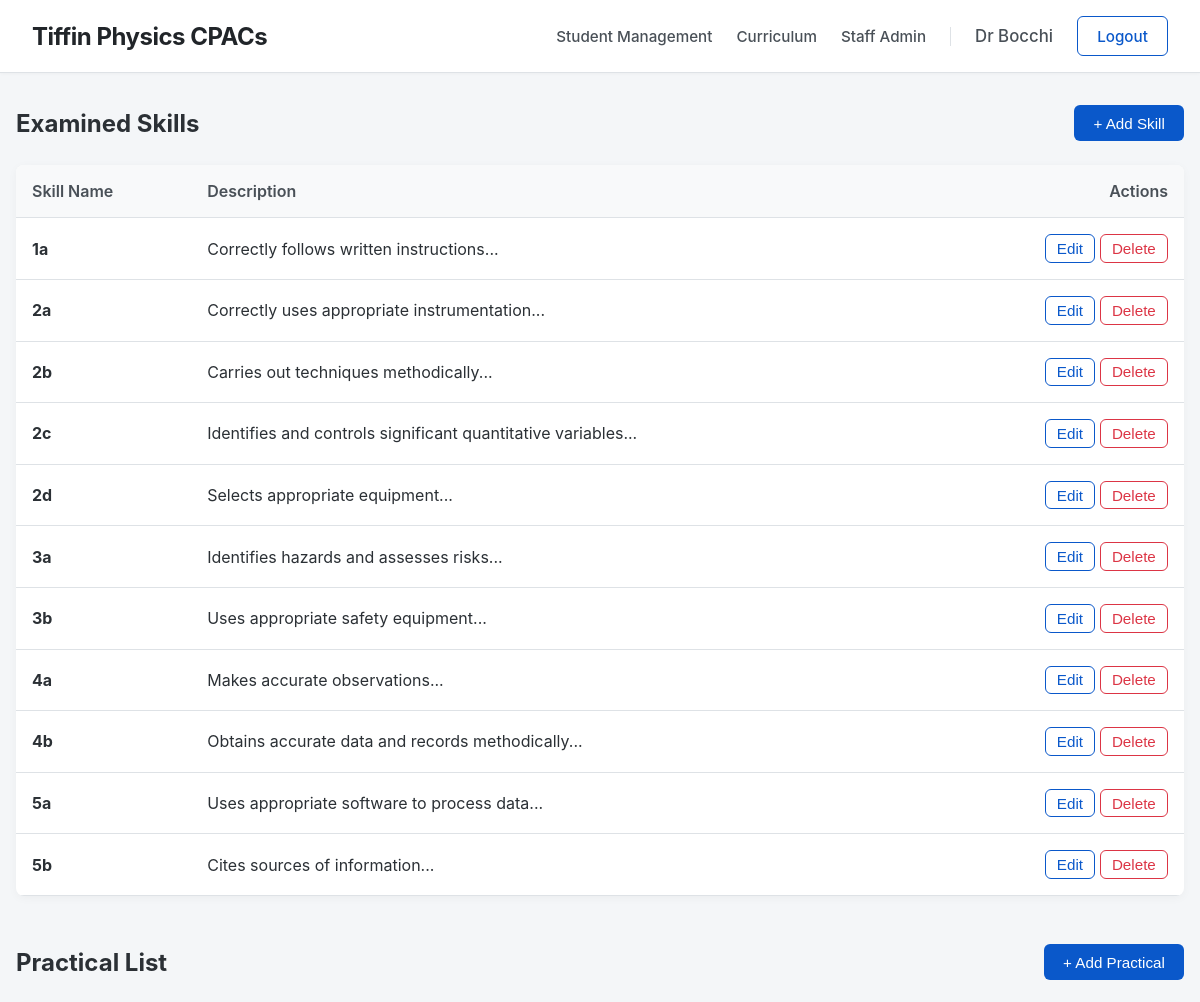
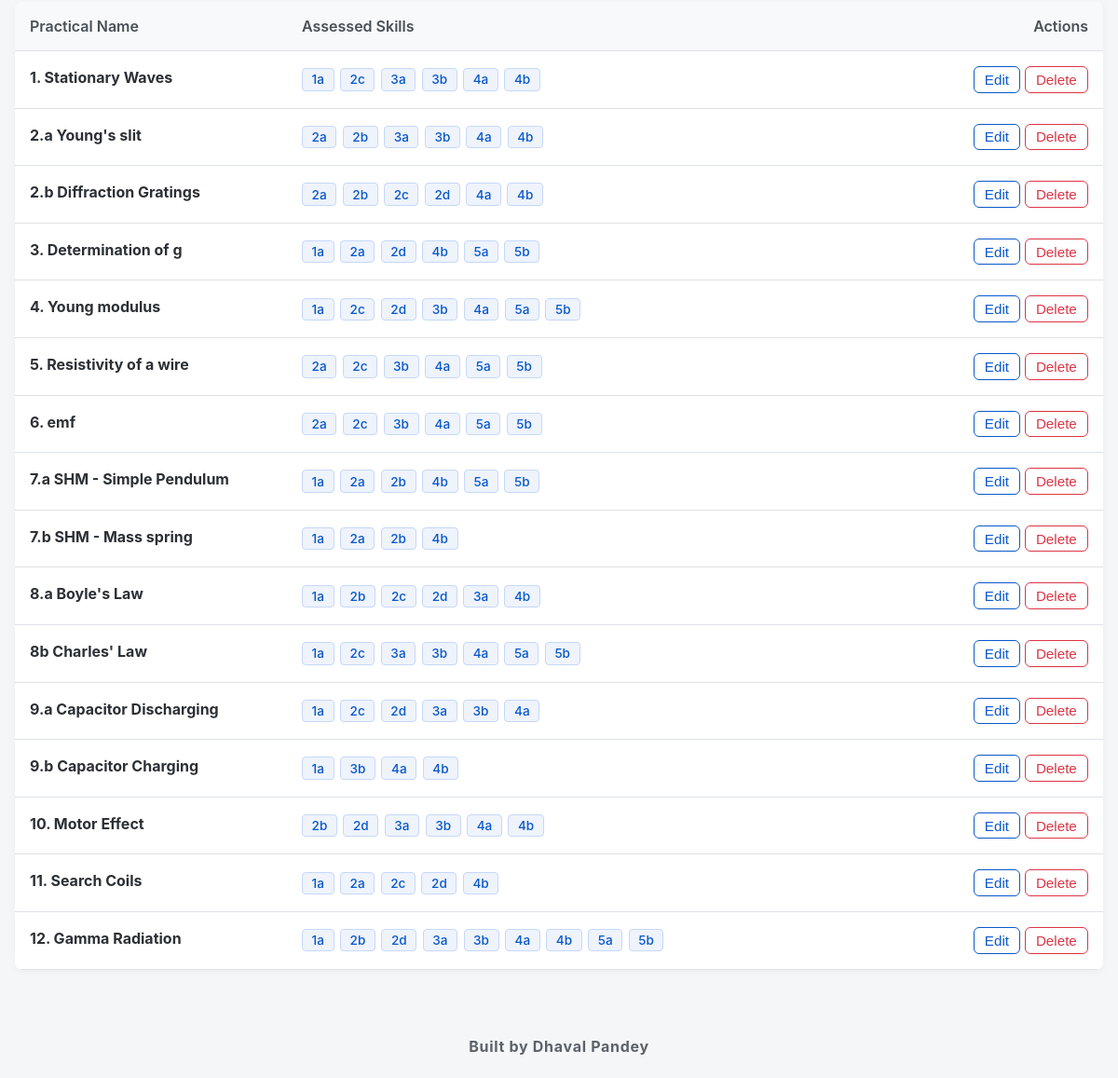
The app's page /curriculum (signed in) with its own data (2 pictures, top to bottom).
### app.py (models this page shows, shortened)
class Teacher(UserMixin, db.Model):
    id = db.Column(db.Integer, primary_key=True)
    email = db.Column(db.String(150), unique=True, nullable=False)
    password = db.Column(db.String(200), nullable=True)
    title = db.Column(db.String(10), nullable=False)
    first_name = db.Column(db.String(100), nullable=False)
    last_name = db.Column(db.String(100), nullable=False)
    @property
    def role(self): return 'teacher'

class Skill(db.Model):
    id = db.Column(db.Integer, primary_key=True)
    name = db.Column(db.String(10), unique=True, nullable=False)
    description = db.Column(db.String(500), nullable=False)

class Practical(db.Model):
    id = db.Column(db.Integer, primary_key=True)
    name = db.Column(db.String(150), nullable=False)
    description = db.Column(db.String(500), nullable=True)

### app.py (the view)
@app.route('/curriculum')
@teacher_required
def curriculum_management():
    skills = Skill.query.order_by(Skill.name).all()
    practicals = Practical.query.all()
    return render_template('curriculum_management.html', skills=skills, practicals=practicals)

### app.py (called while the page is built)
@login_manager.user_loader
def load_user(user_id):
    if user_id.startswith('teacher_'): return Teacher.query.get(int(user_id.split('_')[1]))
    elif user_id.startswith('student_'): return Student.query.get(int(user_id.split('_')[1]))
    return None

def teacher_required(f):
    @wraps(f)
    def decorated_function(*args, **kwargs):
        if not current_user.is_authenticated or current_user.role != 'teacher': abort(403)
        return f(*args, **kwargs)
    return decorated_function

### templates/curriculum_management.html (shortened to what this page needs)
{% extends 'base.html' %} {% block content %}
<div class="section-header">
    <h2 style="margin: 0">Examined Skills</h2>
    <button class="btn" onclick="document.getElementById('addSkillModal').style.display = 'flex'">+ Add Skill</button>
</div>
<table class="data-table">
    <tr>
        <th style="width: 15%">Skill Name</th>
        <th>Description</th>
        <th style="text-align: right; width: 20%">Actions</th>
    </tr>
    {% for sk in skills %}
    <tr>
        <td style="font-weight: bold;">{{ sk.name }}</td>
        <td>{{ sk.description }}</td>
        <td style="text-align: right">
            <button class="btn btn-outline" style="padding: 0.3rem 0.7rem" onclick="openEditSkill({{ sk.id }}, '{{ sk.name|replace("'", "\\'") }}', '{{ sk.description|replace("'", "\\'") }}')">Edit</button>
            <form method="POST" action="{{ url_for('delete_skill', id=sk.id) }}" style="display: inline" onsubmit="return confirm('WARNING: Deleting this skill will remove all associated student marks for this specific skill. Continue?');">
                <button type="submit" class="btn btn-danger" style="padding: 0.3rem 0.7rem">Delete</button>
            </form>
        </td>
    </tr>
    {% endfor %}
</table>
<div class="section-header">
    <h2 style="margin: 0">Practical List</h2>
    <button class="btn" onclick="document.getElementById('addPracticalModal').style.display = 'flex'">+ Add Practical</button>
</div>
<table class="data-table">
    <tr>
        <th style="width: 25%">Practical Name</th>
        <th>Assessed Skills</th>
        <th style="text-align: right; width: 20%">Actions</th>
    </tr>
    {% for p in practicals %}
    <tr>
        <td>
            <strong style="display: block; margin-bottom: 0.3rem;">{{ p.name }}</strong>
        </td>
        <td>
            <div style="display: flex; flex-wrap: wrap; gap: 0.4rem;">
                {% for s in p.skills %}
                <span style="background: #eef3fc; color: var(--primary); padding: 0.2rem 0.6rem; border-radius: 4px; font-size: 0.85rem; font-weight: 500; border: 1px solid #c6d8f9;">
                    {{ s.name }}
                </span>
                {% endfor %}
            </div>
        </td>
        <td style="text-align: right">
            <button class="btn btn-outline" style="padding: 0.3rem 0.7rem" onclick="openEditPractical({{ p.id }}, '{{ p.name|replace("'", "\\'") }}', '{{ p.description|default('', true)|replace("'", "\\'") }}', [{% for s in p.skills %}{{ s.id }}{% if not loop.last %},{% endif %}{% endfor %}])">Edit</button>
            <form method="POST" action="{{ url_for('delete_practical', id=p.id) }}" style="display: inline" onsubmit="return confirm('WARNING: Deleting this practical will remove all associated grading and attendance records permanently. Continue?');">
                <button type="submit" class="btn btn-danger" style="padding: 0.3rem 0.7rem">Delete</button>
            </form>
        </td>
    </tr>
    {% endfor %}
</table>
{% endblock %}

### templates/base.html (shortened to what this page needs)
<!doctype html>
<html lang="en">
	<head>
	</head>
	<body>
		<nav class="navbar">
			<h2>
				<a
					href="{% if current_user.is_authenticated and current_user.role == 'teacher' %}{{ url_for('dashboard') }}{% else %}{{ url_for('home') }}{% endif %}"
					class="navbar-brand"
					>Tiffin Physics CPACs</a
				>
			</h2>
			<div style="display: flex; align-items: center">
				{% if current_user.is_authenticated %} {% if current_user.role
				== 'teacher' %}
				<div class="nav-menu">
					<a href="{{ url_for('dashboard') }}" class="nav-link"
						>Student Management</a
					>
					<a
						href="{{ url_for('curriculum_management') }}"
						class="nav-link"
						>Curriculum</a
					>
					<a
						href="{{ url_for('teacher_management') }}"
						class="nav-link"
						>Staff Admin</a
					>
				</div>
				<span class="user-name"
					>{{ current_user.title }} {{ current_user.last_name }}</span
				>
				{% endif %}
				<a href="{{ url_for('logout') }}" class="btn btn-outline"
					>Logout</a
				>
				{% endif %}
			</div>
		</nav>
		<div class="content-wrapper">
			<div class="container">
				 {% block content %}{%
				endblock %}
			</div>
		</div>
		<b><footer class="site-footer">Built by Dhaval Pandey</footer></b>
	</body>
</html>

### templates/base.html (style rules this page uses)
:root { --bg: #f4f6f8; --text: #2b3035; --primary: #0a58ca; --border: #dee2e6; }
html, body { height: 100%; }
body { font-family: -apple-system, BlinkMacSystemFont, "Segoe UI", Roboto, sans-serif; background: var(--bg); color: var(--text); margin: 0; padding: 0; display: flex; flex-direction: column; }
.navbar { background: #ffffff; padding: 1rem 2rem; border-bottom: 1px solid var(--border); display: flex; justify-content: space-between; align-items: center; box-shadow: 0 1px 3px rgba(0, 0, 0, 0.03); }
.navbar h2 { margin: 0; font-weight: 700; letter-spacing: -0.5px; }
.navbar-brand { text-decoration: none; color: #212529; transition: color 0.2s ease; }
.nav-menu { display: flex; gap: 1.5rem; align-items: center; margin-right: 1.5rem; padding-right: 1.5rem; border-right: 1px solid var(--border); }
.nav-link { text-decoration: none; color: #495057; font-weight: 500; font-size: 0.95rem; transition: color 0.2s; }
.user-name { font-weight: 500; font-size: 1.05rem; margin-right: 1.5rem; color: #495057; }
.content-wrapper { flex: 1; }
.container { max-width: 1400px; margin: 2rem auto; padding: 0 1rem; }
.btn { padding: 0.6rem 1.2rem; border: none; border-radius: 6px; background: var(--primary); color: white; cursor: pointer; text-decoration: none; font-size: 0.95rem; font-weight: 500; transition: background 0.2s; }
.btn-outline { background: transparent; border: 1px solid var(--primary); color: var(--primary); }
.btn-danger { background: white; border: 1px solid #dc3545; color: #dc3545; }
.site-footer { text-align: center; padding: 1.5rem; color: #5d6268; font-size: 1rem; letter-spacing: 0.7px; background: transparent; }

### templates/curriculum_management.html (style rules this page uses)
.data-table { width: 100%; border-collapse: collapse; background: white; border-radius: 8px; overflow: hidden; box-shadow: 0 2px 10px rgba(0, 0, 0, 0.04); margin-bottom: 3rem; }
.data-table th, .data-table td { padding: 1rem; text-align: left; border-bottom: 1px solid var(--border); }
.data-table th { background: #f8f9fa; font-weight: 600; color: #495057; }
.section-header { display: flex; justify-content: space-between; align-items: center; margin-bottom: 1.5rem; margin-top: 1rem; }

### records on screen
Teacher: title "Dr", last_name "Bocchi"
Skill: name "1a", description "Correctly follows written instructions..."
Skill: name "2a", description "Correctly uses appropriate instrumentation..."
Skill: name "2b", description "Carries out techniques methodically..."
Skill: name "2c", description "Identifies and controls significant quantitative variables..."
Skill: name "2d", description "Selects appropriate equipment..."
Skill: name "3a", description "Identifies hazards and assesses risks..."
Skill: name "3b", description "Uses appropriate safety equipment..."
Skill: name "4a", description "Makes accurate observations..."
Skill: name "4b", description "Obtains accurate data and records methodically..."
Skill: name "5a", description "Uses appropriate software to process data..."
Skill: name "5b", description "Cites sources of information..."
Practical: name "1. Stationary Waves"
Practical: name "2.a Young's slit"
Practical: name "2.b Diffraction Gratings"
Practical: name "3. Determination of g"
Practical: name "4. Young modulus"
Practical: name "5. Resistivity of a wire"
Practical: name "6. emf"
Practical: name "7.a SHM - Simple Pendulum"
Practical: name "7.b SHM - Mass spring"
Practical: name "8.a Boyle's Law"
Practical: name "8b Charles' Law"
Practical: name "9.a Capacitor Discharging"
Practical: name "9.b Capacitor Charging"
Practical: name "10. Motor Effect"
Practical: name "11. Search Coils"
Practical: name "12. Gamma Radiation"
